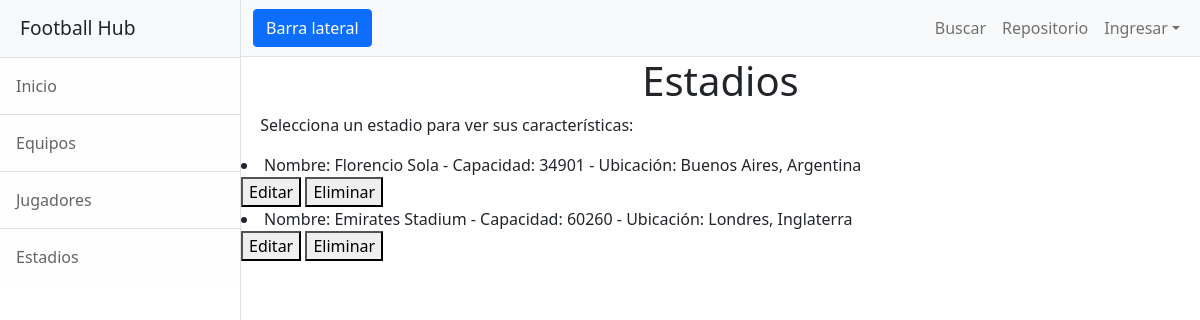
Screenshot of /App_fbhub/Estadios/ with the database file from the repository.
### App_fbhub/models.py (models this page shows)
class Estadio(models.Model):
    nombre = models.CharField(max_length=40, default="")
    capacidad = models.IntegerField()
    ubicacion = models.CharField(max_length=40)
    def __str__(self):
        return f"Nombre: {self.nombre} - Capacidad: {self.capacidad} - Ubicación: {self.ubicacion}"

### App_fbhub/views.py (the view)
# urls.py: path("Estadios/", views.estadios, name="Estadios"),
def estadios(request):
    estadios = Estadio.objects.all()
    context = {"estadios":estadios}
    return render(request, "../templates/estadios.html", context)

### App_fbhub/templates/estadios.html
{% extends "padre.html" %}
{% load static %}
{% block changed_content  %}
<h1 style="display: flex; justify-content: center;"> Estadios </h1>
<p style="margin-left: 2%;"> Selecciona un estadio para ver sus características: </p>
    {% for i in estadios %}
        <li>{{i}}</li>
        <button><a href="{% url 'EditarEstadio' i.nombre %}"></a>Editar</button>
        <button><a href="{% url 'Eliminar' i.nombre %}"></a>Eliminar</button>
    {% endfor %}
{% endblock %}

### rows the page displays
Estadio: nombre+capacidad+ubicacion "Nombre: Florencio Sola - Capacidad: 34901 - Ubicación: Buenos Aires, Argentina"
Estadio: nombre+capacidad+ubicacion "Nombre: Emirates Stadium - Capacidad: 60260 - Ubicación: Londres, Inglaterra"
